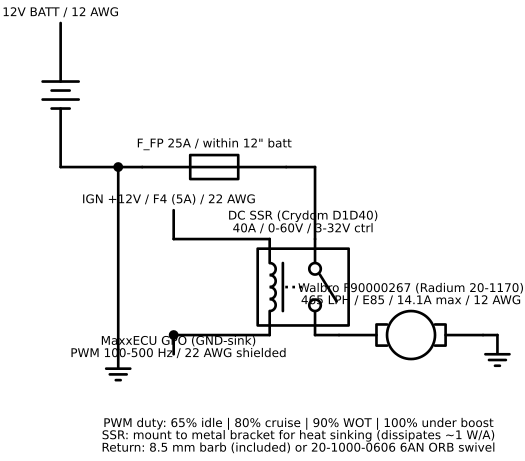

The script that saved this image:
"""
Fuel pump PWM control circuit schematic
Radium Engineering 20-1170 hanger + Walbro F90000267 + MaxxECU RACE GPO + DC SSR

This script generates a circuit schematic using schemdraw.
Run it to produce fuel-pump-pwm.svg in the same directory.

The schematic shows HOW the circuit works (current flow, switching logic).
The WireViz file (harnesses/fuel-pump-hanger.wv) shows WHERE each wire terminates.
You need both to build and troubleshoot the circuit.

F90000267 specs:
  465 LPH @ 40 PSI @ 13.5V
  14.1A max draw at 13.5V
  39mm upper body / 50mm lower body (DCSS format -- Radium 20-1170 compatible)
  E85 / gasoline rated

DC SSR (Crydom D1D40 or generic 40A DC-DC SSR):
  Control input: 3-32V DC, ~10-15mA (opto-isolated)
  Load:          0-60V DC, 40A continuous, 1kHz max switching
  SSR ON when:   IGN +12V at Ctrl(+) AND MaxxECU GPO sinks Ctrl(-) to GND

MaxxECU RACE GEN1 GPO (low-drive):
  Active = sinks output to GND (not a +12V source)
  Function: PWM fuel pump control (MTune: Outputs -> Output config)
  Frequency: 100-500 Hz (within Crydom D1D40 switching rating)

Radium 20-1170 hanger terminals:
  Stainless steel stud through top plate -- ring terminals + acorn nuts
  Pump(+) stud: receives switched 12V from SSR Load(-)
  Pump(-) stud: to chassis GND (dedicated stud -- not ECU sensor ground)

How this circuit works:
  1. Key on -> IGN relay energizes -> IGN +12V reaches SSR Ctrl(+)
  2. MaxxECU boots -> outputs PWM on GPO -> GPO sinks Ctrl(-) to GND
  3. Control circuit: IGN +12V -> SSR Ctrl(+) -> internal opto LED -> Ctrl(-) -> GPO -> GND
  4. Opto triggers internal MOSFET/SCR -> SSR load circuit closes
  5. BATT+ -> 25A fuse -> SSR Load(+) -> SSR Load(-) -> pump(+) stud -> pump motor
  6. Pump(-) stud -> chassis GND completes load circuit
  7. Pump speed proportional to PWM duty cycle (65% idle / 100% WOT)
  8. Key off -> IGN relay drops -> SSR Ctrl(+) loses 12V -> SSR opens -> pump stops

Usage:
  pip install schemdraw matplotlib
  python3 schematics/fuel-pump-pwm.py
  open schematics/fuel-pump-pwm.svg
"""

import schemdraw
import schemdraw.elements as elm
import matplotlib
matplotlib.use('Agg')  # non-interactive backend -- no display window needed
import os

OUT = os.path.join(os.path.dirname(__file__), "fuel-pump-pwm.svg")

with schemdraw.Drawing(figsize=(13, 8), show=False) as d:
    d.config(fontsize=9)

    # ── SSR center (elm.Relay: in1/in2 = Ctrl+/Ctrl-,  a/b = Load+/Load-) ─────
    ssr = d.add(elm.Relay(switch='spst').at((4.5, 0)).label(
        "DC SSR (Crydom D1D40)\n40A / 0-60V / 3-32V ctrl", loc="top"))

    # ── Control circuit (left): IGN +12V -> Ctrl(+) / GPO -> Ctrl(-) -> GND ───
    d.add(elm.Line().left().at(ssr.in1).length(2.0))
    d.add(elm.Line().up().length(0.6))
    d.add(elm.Label().label("IGN +12V / F4 (5A) / 22 AWG", loc="right"))

    d.add(elm.Line().left().at(ssr.in2).length(2.0))
    d.add(elm.Dot())
    d.add(elm.Line().down().length(0.4))
    d.add(elm.Label().label(
        "MaxxECU GPO (GND-sink)\nPWM 100-500 Hz / 22 AWG shielded", loc="right"))


    # ── Load circuit (top): BATT+ -> 25A fuse -> Load(+) -> Load(-) -> pump ───
    d.add(elm.Line().up().at(ssr.a).length(1.5))
    d.add(elm.Line().left().length(0.6))
    d.add(elm.Fuse().left().label("F_FP 25A / within 12\" batt", loc="top"))
    d.add(elm.Line().left().length(0.5))
    batt_node = d.add(elm.Dot())
    d.add(elm.Line().left().length(1.2))
    d.add(elm.Battery().up().reverse().label("12V BATT / 12 AWG", loc="right"))

    d.add(elm.Line().down().at(batt_node.end).length(3.8))
    d.add(elm.Ground())

    # ── Load output (right): Load(-) -> pump(+) stud -> motor -> GND ─────────
    d.add(elm.Line().right().at(ssr.b).length(0.5))
    d.add(elm.Motor().right().label(
        "Walbro F90000267 (Radium 20-1170)\n465 LPH / E85 / 14.1A max / 12 AWG", loc="top"))
    d.add(elm.Line().right().length(0.3))
    d.add(elm.Ground())

    # ── Duty cycle note (bottom) ─────────────────────────────────────────────
    d.add(elm.Label().at((5.0, -4.2)).label(
        "PWM duty: 65% idle | 80% cruise | 90% WOT | 100% under boost\n"
        "SSR: mount to metal bracket for heat sinking (dissipates ~1 W/A)\n"
        "Return: 8.5 mm barb (included) or 20-1000-0606 6AN ORB swivel",
        loc="center"))

    d.save(OUT)

print(f"Saved: {OUT}")
print("Open with:  open schematics/fuel-pump-pwm.svg")
